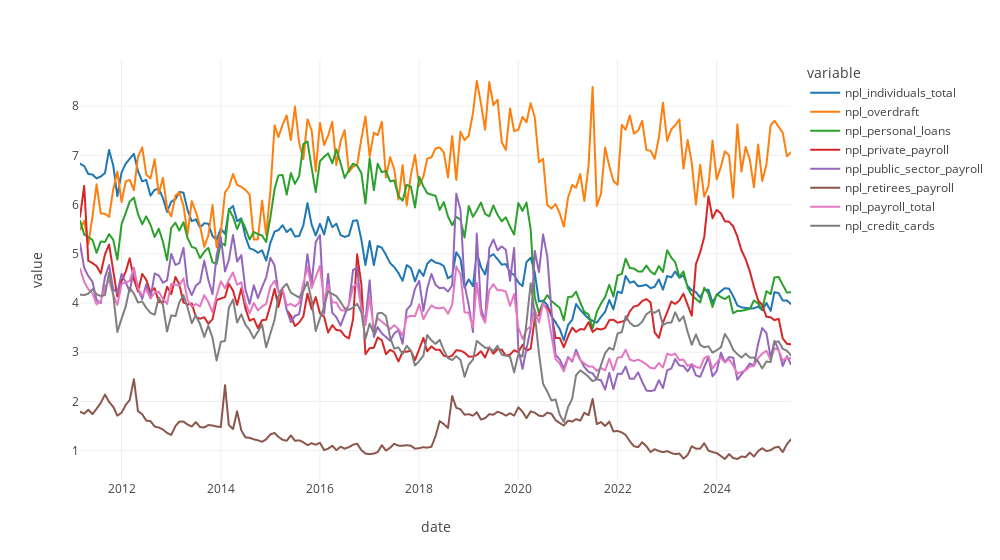

Notebook source saved alongside this figure:
### Code cell
data_chart = npls_df.melt(id_vars='date')
fig = px.line(data_chart,
              x='date',
              y='value',
              color='variable',
              template='none',
              width=1000)
fig

### Figure 1 — Plotly figure (JSON) as saved in the notebook; plotly's stock layout.template omitted (floating-point values rounded to 4 significant figures; data arrays with more than 128 entries replaced by an {"elided": "..."} marker saying what was removed)
{"data": [{"hovertemplate": "variable=npl_individuals_total<br>date=%{x}<br>value=%{y}<extra></extra>", "legendgroup": "npl_individuals_total", "line": {"color": "#1F77B4", "dash": "solid"}, "marker": {"symbol": "circle"}, "mode": "lines", "name": "npl_individuals_total", "showlegend": true, "type": "scattergl", "x": {"elided": "173 str values"}, "xaxis": "x", "y": {"elided": "173 float values"}, "yaxis": "y"}, {"hovertemplate": "variable=npl_overdraft<br>date=%{x}<br>value=%{y}<extra></extra>", "legendgroup": "npl_overdraft", "line": {"color": "#FF7F0E", "dash": "solid"}, "marker": {"symbol": "circle"}, "mode": "lines", "name": "npl_overdraft", "showlegend": true, "type": "scattergl", "x": {"elided": "173 str values"}, "xaxis": "x", "y": {"elided": "173 float values"}, "yaxis": "y"}, {"hovertemplate": "variable=npl_personal_loans<br>date=%{x}<br>value=%{y}<extra></extra>", "legendgroup": "npl_personal_loans", "line": {"color": "#2CA02C", "dash": "solid"}, "marker": {"symbol": "circle"}, "mode": "lines", "name": "npl_personal_loans", "showlegend": true, "type": "scattergl", "x": {"elided": "173 str values"}, "xaxis": "x", "y": {"elided": "173 float values"}, "yaxis": "y"}, {"hovertemplate": "variable=npl_private_payroll<br>date=%{x}<br>value=%{y}<extra></extra>", "legendgroup": "npl_private_payroll", "line": {"color": "#D62728", "dash": "solid"}, "marker": {"symbol": "circle"}, "mode": "lines", "name": "npl_private_payroll", "showlegend": true, "type": "scattergl", "x": {"elided": "173 str values"}, "xaxis": "x", "y": {"elided": "173 float values"}, "yaxis": "y"}, {"hovertemplate": "variable=npl_public_sector_payroll<br>date=%{x}<br>value=%{y}<extra></extra>", "legendgroup": "npl_public_sector_payroll", "line": {"color": "#9467BD", "dash": "solid"}, "marker": {"symbol": "circle"}, "mode": "lines", "name": "npl_public_sector_payroll", "showlegend": true, "type": "scattergl", "x": {"elided": "173 str values"}, "xaxis": "x", "y": {"elided": "173 float values"}, "yaxis": "y"}, {"hovertemplate": "variable=npl_retirees_payroll<br>date=%{x}<br>value=%{y}<extra></extra>", "legendgroup": "npl_retirees_payroll", "line": {"color": "#8C564B", "dash": "solid"}, "marker": {"symbol": "circle"}, "mode": "lines", "name": "npl_retirees_payroll", "showlegend": true, "type": "scattergl", "x": {"elided": "173 str values"}, "xaxis": "x", "y": {"elided": "173 float values"}, "yaxis": "y"}, {"hovertemplate": "variable=npl_payroll_total<br>date=%{x}<br>value=%{y}<extra></extra>", "legendgroup": "npl_payroll_total", "line": {"color": "#E377C2", "dash": "solid"}, "marker": {"symbol": "circle"}, "mode": "lines", "name": "npl_payroll_total", "showlegend": true, "type": "scattergl", "x": {"elided": "173 str values"}, "xaxis": "x", "y": {"elided": "173 float values"}, "yaxis": "y"}, {"hovertemplate": "variable=npl_credit_cards<br>date=%{x}<br>value=%{y}<extra></extra>", "legendgroup": "npl_credit_cards", "line": {"color": "#7F7F7F", "dash": "solid"}, "marker": {"symbol": "circle"}, "mode": "lines", "name": "npl_credit_cards", "showlegend": true, "type": "scattergl", "x": {"elided": "173 str values"}, "xaxis": "x", "y": {"elided": "173 float values"}, "yaxis": "y"}], "layout": {"legend": {"title": {"text": "variable"}, "tracegroupgap": 0}, "margin": {"t": 60}, "width": 1000, "xaxis": {"anchor": "y", "domain": [0, 1], "title": {"text": "date"}}, "yaxis": {"anchor": "x", "domain": [0, 1], "title": {"text": "value"}}}}
